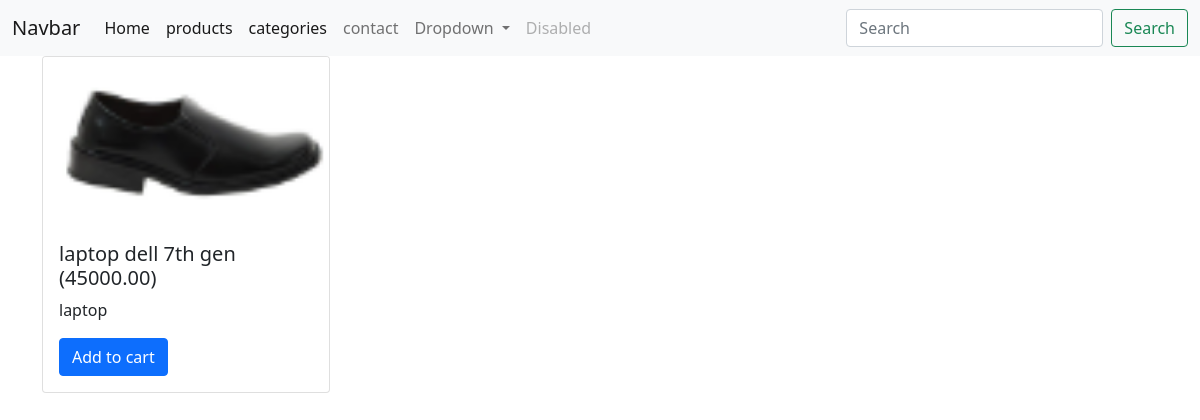
The app's page /product/product-details/10/ with its own data.
### product/models.py (models this page shows, shortened)
class Product(models.Model):
    name = models.CharField(max_length=255)
    price = models.DecimalField(max_digits=10, decimal_places=2)
    description = models.TextField()
    category = models.ForeignKey(Category,on_delete=models.CASCADE,related_name = "products")
    image = models.ImageField(upload_to="products/images",null=True)

### product/views.py (the view)
# urls.py: path('product-details/<int:id>/',views.productDetail,name='productdetail'),
def productDetail(request,id):
    single_product = Product.objects.filter(id=id).first()
    data = {
        'product':single_product,
    }
    return render(request,"single_product.html",data)

### templates/single_product.html
{% extends 'master.html' %}
{% load static %}
{% block contents %}
    <div class="container">
        <div class="row">
            <div class="col">
                <div class="card" style="width: 18rem;">
                    <img src="{{product.image.url}}" class="card-img-top" alt="...">
                    <div class="card-body">
                    <h5 class="card-title">{{product.name}} ({{product.price}})</h5>
                    <p class="card-text">{{product.description}}</p>
                    <a href="#" class="btn btn-primary">Add to cart</a>
                    </div>
                </div>
            </div>
        </div>
      </div>
{%  endblock %}

### records on screen
Product: image (picture), name "laptop dell 7th gen", price "45000.00", description "laptop"
